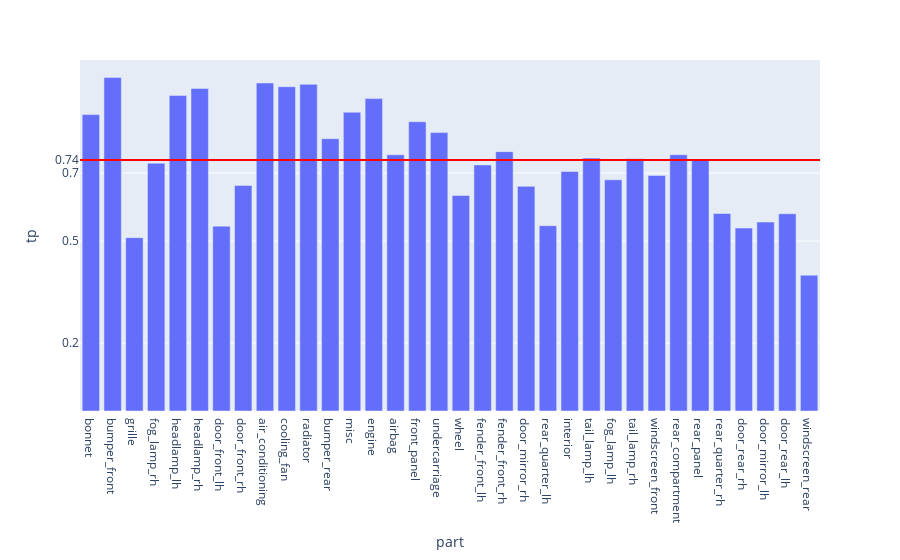

The notebook cell saved with this chart:
### Code cell
fig = px.bar(evalMetrics, x = 'part', y = 'tp')

fig.add_hline(y=avgTp, line_width=2, line_color="red")

fig.update_layout(
    yaxis = dict(
        tickmode = 'array',
        tickvals = [np.format_float_positional(avgTp, 2), 0.2, 0.5, 0.7],
    )
)
fig

### Figure 1 — Plotly figure (JSON) as saved in the notebook; plotly's stock layout.template omitted (floating-point values rounded to 4 significant figures)
{"data": [{"alignmentgroup": "True", "hovertemplate": "part=%{x}<br>tp=%{y}<extra></extra>", "legendgroup": "", "marker": {"color": "#636efa", "pattern": {"shape": ""}}, "name": "", "offsetgroup": "", "orientation": "v", "showlegend": false, "textposition": "auto", "type": "bar", "x": ["bonnet", "bumper_front", "grille", "fog_lamp_rh", "headlamp_lh", "headlamp_rh", "door_front_lh", "door_front_rh", "air_conditioning", "cooling_fan", "radiator", "bumper_rear", "misc", "engine", "airbag", "front_panel", "undercarriage", "wheel", "fender_front_lh", "fender_front_rh", "door_mirror_rh", "rear_quarter_lh", "interior", "tail_lamp_lh", "fog_lamp_lh", "tail_lamp_rh", "windscreen_front", "rear_compartment", "rear_panel", "rear_quarter_rh", "door_rear_rh", "door_mirror_lh", "door_rear_lh", "windscreen_rear"], "xaxis": "x", "y": [0.872, 0.981, 0.51, 0.729, 0.928, 0.949, 0.5438, 0.6636, 0.965, 0.954, 0.961, 0.801, 0.879, 0.919, 0.7538, 0.851, 0.819, 0.634, 0.724, 0.763, 0.661, 0.5451, 0.7047, 0.744, 0.6802, 0.742, 0.693, 0.754, 0.737, 0.581, 0.5382, 0.5558, 0.5802, 0.3994], "yaxis": "y"}], "layout": {"barmode": "relative", "legend": {"tracegroupgap": 0}, "margin": {"t": 60}, "shapes": [{"line": {"color": "red", "width": 2}, "type": "line", "x0": 0, "x1": 1, "xref": "x domain", "y0": 0.7387, "y1": 0.7387, "yref": "y"}], "xaxis": {"anchor": "y", "domain": [0, 1], "title": {"text": "part"}}, "yaxis": {"anchor": "x", "domain": [0, 1], "tickmode": "array", "tickvals": ["0.74", 0.2, 0.5, 0.7], "title": {"text": "tp"}}}}
